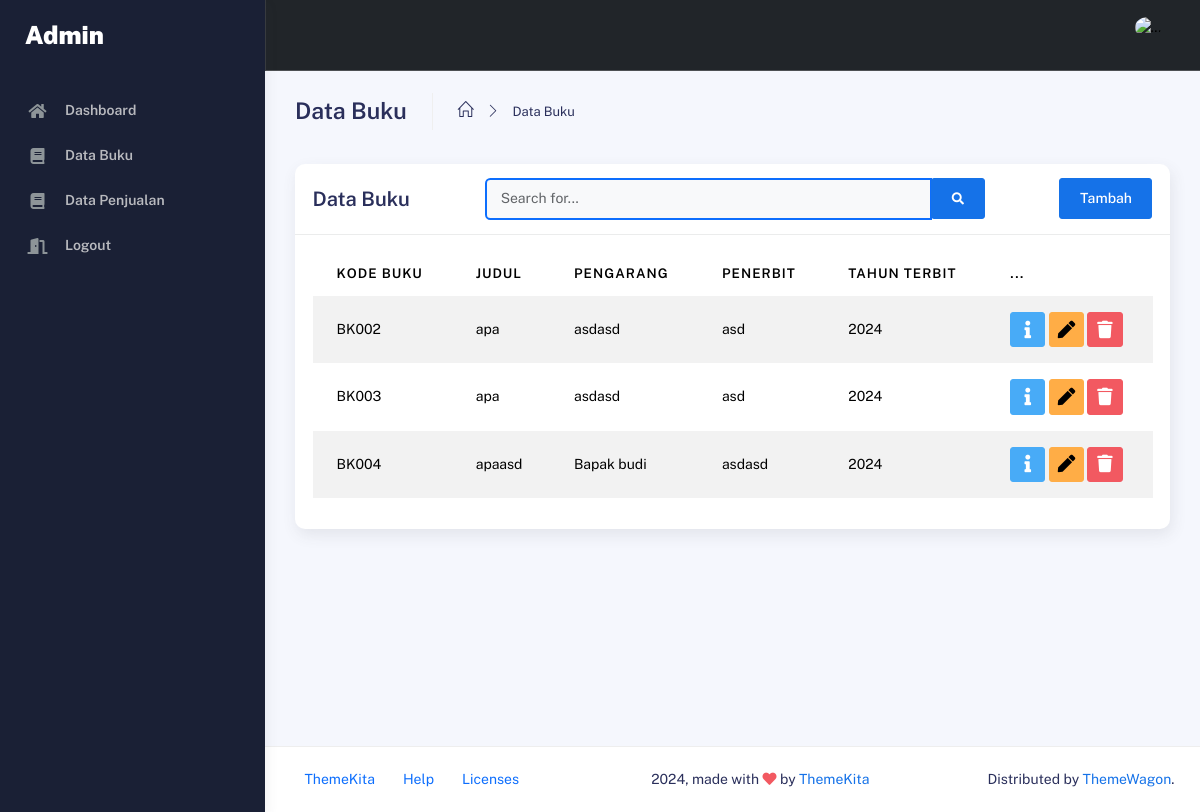
Screenshot of /admin/data-buku (signed in) with the database file from the repository.
### tables this page shows
CREATE TABLE `buku` (
  `KodeBuku` varchar(10) NOT NULL,
  `Judul` varchar(100) NOT NULL,
  `Pengarang` varchar(100) DEFAULT NULL,
  `Penerbit` varchar(100) DEFAULT NULL,
  `TahunTerbit` int(11) DEFAULT NULL,
  `Harga` decimal(10,2) NOT NULL,
  `Stok` int(11) NOT NULL,
  `Keterangan` varchar(200) DEFAULT NULL,
  `gambar` varchar(255) DEFAULT NULL
);

### admin/data-buku.php (the view, shortened to what this page needs)
<?php
    $getAllBuku = null;
?>
<div class="container">
    <div class="page-inner">
        <div class="page-header">
            <h3 class="fw-bold mb-3">Data Buku</h3>
            <ul class="breadcrumbs mb-3">
                <li class="nav-home">
                    <a href="dashboard">
                    <i class="icon-home"></i>
                    </a>
                </li>
                <li class="separator">
                    <i class="icon-arrow-right"></i>
                </li>
                <li class="nav-item">
                    <a href="data-buku">Data Buku</a>
                </li>
            </ul>
        </div>
        <div class="row">
            <div class="col-md-12">
                <div class="card">
                    <div class="card-header d-flex justify-content-between align-items-center">
                        <h4 class="card-title">Data Buku</h4>
                        <form class="d-none d-sm-inline-block form-inline navbar-search" style="width: 500px;" action="" method="post">
                            <div class="input-group">
                                <input name="cari" type="text" class="form-control bg-light border-2 border-primary small" placeholder="Search for..." aria-label="Search" aria-describedby="basic-addon2">
                                <div class="input-group-append">
                                    <button name="cariin" class="btn btn-primary" type="submit">
                                        <i class="fas fa-search fa-sm"></i>
                                    </button>
                                </div>
                            </div>
                        </form>
                        <button type="button" class="btn btn-primary" data-bs-toggle="modal" data-bs-target="#modalTambah">
                            Tambah
                        </button>
                    </div>
                    <div class="card-body">
                        <div class="table-responsive">
                            <table id="basic-datatables" class="display table table-striped table-hover">
                                <thead>
                                    <tr>
                                        <th>Kode Buku</th>
                                        <th>Judul</th>
                                        <th>Pengarang</th>
                                        <th>Penerbit</th>
                                        <th>Tahun Terbit</th>
                                        <th>...</th>
                                    </tr>
                                </thead>
                                <tbody>
                                    <?php
                                        if (!isset($_POST['cariin'])) {
                                            $getAllBuku = mysqli_query($koneksi, "SELECT * FROM buku");
                                        }
                                        foreach ($getAllBuku as $key => $b) {
                                    ?>
                                        <tr>
                                            <td><?= $b['KodeBuku']; ?></td>
                                            <td><?= $b['Judul']; ?></td>
                                            <td><?= $b['Pengarang']; ?></td>
                                            <td><?= $b['Penerbit']; ?></td>
                                            <td><?= $b['TahunTerbit']; ?></td>
                                            <td>
                                                <button type="button" class="btn btn-icon btn-info" data-bs-toggle="modal" data-bs-target="#modalDetail<?= $b['KodeBuku']; ?>"><i class="fas fa-info"></i></button>
                                                <button type="button" class="btn btn-icon btn-warning" data-bs-toggle="modal" data-bs-target="#modalEdit<?= $b['KodeBuku']; ?>"><i class="fas fa-pen"></i></button>
                                                <button type="button" class="btn btn-icon btn-danger" data-bs-toggle="modal" data-bs-target="#modalHapus<?= $b['KodeBuku']; ?>"><i class="fas fa-trash"></i></button>
                                            </td>
                                        </tr>
                                    <?php
                                        }
                                    ?>
                                </tbody>
                            </table>
                        </div>
                    </div>
                </div>
            </div>
        </div>
    </div>
</div>

### rows the page displays
buku: KodeBuku "BK002", Judul "apa", Pengarang "asdasd", Penerbit "asd", TahunTerbit "2024"
buku: KodeBuku "BK003", Judul "apa", Pengarang "asdasd", Penerbit "asd", TahunTerbit "2024"
buku: KodeBuku "BK004", Judul "apaasd", Pengarang "Bapak budi", Penerbit "asdasd", TahunTerbit "2024"
